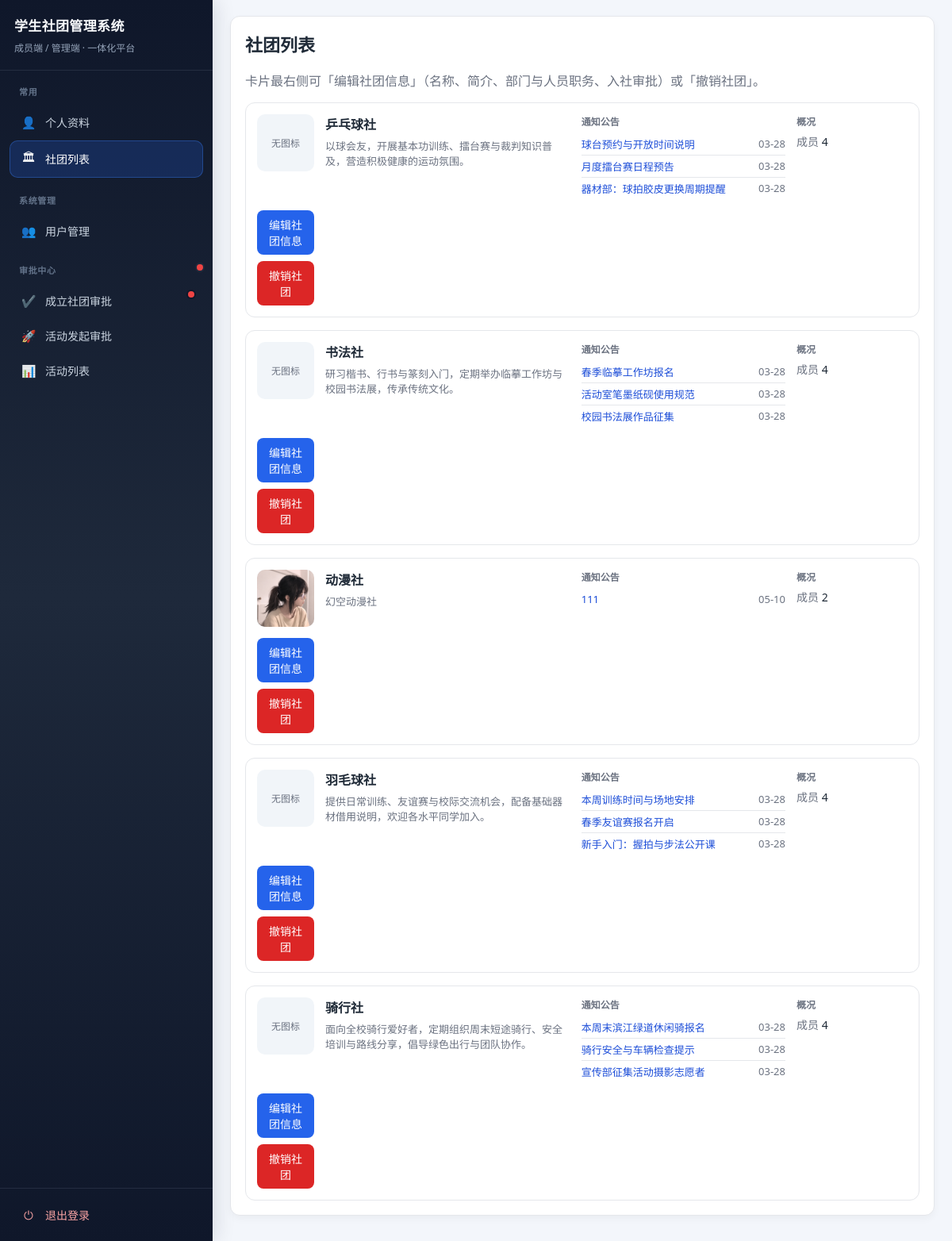
/clubs/ (signed in), run on the app's committed database.
### club/models.py (models this page shows, shortened)
class ClubInfo(models.Model):
    name = models.CharField(max_length=128, default="学生社团")
    intro = models.TextField(blank=True)
    charter = models.TextField(blank=True)
    contact = models.CharField(max_length=128, blank=True)
    logo_url = models.URLField("标志图片链接", blank=True)
    logo = models.ImageField("标志图片（上传）", upload_to="club_logos/", blank=True)
    principal = models.CharField(max_length=64, blank=True)

class Notice(models.Model):
    club = models.ForeignKey(
        "ClubInfo",
        on_delete=models.CASCADE,
        null=True,
        blank=True,
        related_name="notices",
    )
    title = models.CharField(max_length=128)
    content = models.TextField()
    status = models.CharField(max_length=16, choices=NoticeStatus.choices, default=NoticeStatus.DRAFT)
    scope = models.CharField(max_length=16, choices=NoticeScope.choices, default=NoticeScope.ALL)
    target_department = models.ForeignKey(Department, on_delete=models.SET_NULL, null=True, blank=True)
    target_role = models.CharField(max_length=20, choices=RoleChoices.choices, null=True, blank=True)
    pinned = models.BooleanField(default=False)
    track_read_stats = models.BooleanField(
        "统计已读人数",
        default=False,
        help_text="开启后成员需在公告详情页手动标记已读，社长/副社长可参与统计；高级管理员仅可查看比例不参与标记。",
    )
    publish_at = models.DateTimeField(default=timezone.now)
    created_by = models.ForeignKey(settings.AUTH_USER_MODEL, on_delete=models.SET_NULL, null=True)
    created_at = models.DateTimeField(auto_now_add=True)
    class Meta:
        ordering = ["-pinned", "-publish_at", "-created_at"]

### club/views.py (the view, shortened to what this page needs)
# urls.py: path("clubs/", views.club_list, name="club_list"),
@login_required
def club_list(request):
    now = timezone.now()
    clubs = (
        ClubInfo.objects.annotate(active_member_count=Count("memberships", filter=Q(memberships__is_active=True)))
        .order_by("name")
    )
    profile = request.user.memberprofile
    is_super_admin = profile.role == RoleChoices.SUPER_ADMIN
    manageable_ids = set(_get_manageable_club_ids(profile))
    pending_map = {}
    unviewed_map = _unviewed_notice_counts_by_club(request.user) if not is_super_admin else {}
    unviewed_notice_ids = (
        set(get_unviewed_visible_notices(request.user).values_list("id", flat=True))
        if not is_super_admin
        else set()
    )
    card_rows = []
    for c in clubs:
        preview_notices = list(
            Notice.objects.filter(
                club=c,
                status=NoticeStatus.PUBLISHED,
                publish_at__lte=now,
            ).order_by("-pinned", "-publish_at")[:3]
        )
        for notice in preview_notices:
            notice.is_unviewed = notice.pk in unviewed_notice_ids
        card_rows.append(
            {
                "club": c,
                "notices": preview_notices,
                "card_url": _club_entry_redirect_url(profile, c.pk),
                "has_pending_approval": pending_map.get(c.pk, 0) > 0,
                "has_unviewed_notice": unviewed_map.get(c.pk, 0) > 0,
            }
        )
    return render(
        request,
        "club/club_list.html",
        {"card_rows": card_rows, "is_super_admin": is_super_admin},
    )

### club/views.py (called while the page is built)
def _get_manageable_club_ids(profile):
    club_ids = set(
        profile.assignments.filter(
            is_active=True,
            department__club__isnull=False,
            position__name__in=CLUB_LEADER_POSITIONS,
        ).values_list("department__club_id", flat=True)
    )
    if profile.role == RoleChoices.CLUB_ADMIN and profile.club_id:
        club_ids.add(profile.club_id)
    return sorted(cid for cid in club_ids if cid)

def _club_entry_redirect_url(profile, club_pk):
    if profile.role == RoleChoices.SUPER_ADMIN:
        return reverse("club:club_info_manage", args=[club_pk])
    if club_pk in _get_manageable_club_ids(profile) or club_pk in _get_joined_club_ids(profile):
        return reverse("club:my_club_detail", args=[club_pk])
    return f"{reverse('club:apply_join')}?club={club_pk}"

### templates/club/club_list.html (shortened to what this page needs)
{% extends 'club/base.html' %}
{% block content %}
<h2>社团列表</h2>
<p class="muted">{% if is_super_admin %}卡片最右侧可「编辑社团信息」（名称、简介、部门与人员职务、入社审批）或「撤销社团」。{% else %}同一行可浏览简介、近期公告与成员规模；点击卡片进入工作区或入社申请。{% endif %}</p>
<div class="club-grid club-grid-wide">
{% for row in card_rows %}
{% with c=row.club %}
{% if is_super_admin %}
<div class="club-card club-card-horizontal club-card-static club-card-super">
    {% if c.logo %}
    <div class="club-card-logo"><img src="{{ c.logo.url }}" alt="{{ c.name }}"></div>
    {% elif c.logo_url %}
    <div class="club-card-logo"><img src="{{ c.logo_url }}" alt=""></div>
    {% else %}
    <div class="club-card-logo placeholder">无图标</div>
    {% endif %}
    <div class="club-card-main">
        <strong>{{ c.name }}</strong>
        <p class="muted club-card-intro">{{ c.intro|default:"暂无简介"|truncatewords:40 }}</p>
    </div>
    <div class="club-card-notices">
        <span class="club-card-col-title">通知公告</span>
        {% if row.notices %}
        <ul class="club-card-notice-list">
            {% for n in row.notices %}
            <li class=""><a class="club-card-notice-title" href="{% url 'club:notice_detail' n.pk %}">{{ n.title }}</a><span class="muted">{{ n.publish_at|date:"m-d" }}</span></li>
            {% endfor %}
        </ul>
        {% else %}
        <p class="muted club-card-intro" style="margin:4px 0 0;">暂无已发布公告</p>
        {% endif %}
    </div>
    <div class="club-card-aside">
        <span class="club-card-col-title">概况</span>
        <p class="club-card-stat-line"><span class="muted">成员</span> {{ c.active_member_count }}</p>
    </div>
    <div class="club-card-super-actions">
        <a class="btn" href="{% url 'club:club_info_manage' c.pk %}">编辑社团信息</a>
        <a class="btn btn-danger" href="{% url 'club:super_admin_club_revoke' c.pk %}">撤销社团</a>
    </div>
</div>
{% endif %}
{% endwith %}
{% empty %}
<p class="muted">暂无社团数据</p>
{% endfor %}
</div>
{% endblock %}

### templates/club/base.html (style rules this page uses)
:root { --bg: #f3f6fb; --card: #ffffff; --text: #1f2a37; --muted: #6b7280; --border: #e5e7eb; --primary: #2563eb; --primary-hover: #1d4ed8; --success-bg: #ecfdf3; }
* { box-sizing: border-box; }
body { margin: 0; background: var(--bg); color: var(--text); font-family: "Segoe UI", "Microsoft YaHei", Arial, sans-serif; min-height: 100vh; }
h2 { margin-top: 0; font-size: 22px; }
.muted { color: var(--muted); }
button, input[type="submit"], .btn { border: none; border-radius: 8px; background: var(--primary); color: #fff; padding: 8px 13px; cursor: pointer; text-decoration: none; display: inline-block; font-size: 14px; font-family: inherit; }
.btn-danger { background: #dc2626 !important; color: #fff !important; }
a { color: #1d4ed8; }
.club-grid { display: grid; grid-template-columns: repeat(auto-fill, minmax(260px, 1fr)); gap: 16px; margin-top: 16px; }
.club-grid-wide { grid-template-columns: 1fr; }
.club-card { display: flex; gap: 12px; align-items: flex-start; padding: 14px; border: 1px solid var(--border); border-radius: 12px; background: #fff; text-decoration: none; color: inherit; transition: box-shadow 0.15s, transform 0.15s; }
.club-card-static { cursor: default; }
.club-card-super { grid-template-columns: 72px minmax(140px, 1.2fr) minmax(160px, 1fr) minmax(100px, 120px) minmax(132px, 150px); }
.club-card-super-actions { display: flex; flex-direction: column; gap: 8px; justify-content: center; align-items: stretch; }
.club-card-super-actions .btn { margin: 0 !important; text-align: center; justify-content: center; }
.club-card-horizontal { display: grid; grid-template-columns: 72px minmax(140px, 1.2fr) minmax(160px, 1fr) minmax(100px, 140px); gap: 14px; align-items: start; }
.club-card-logo { width: 72px; height: 72px; border-radius: 10px; overflow: hidden; flex-shrink: 0; background: #f1f5f9; display: flex; align-items: center; justify-content: center; font-size: 12px; color: var(--muted); }
.club-card-logo img { width: 100%; height: 100%; object-fit: cover; }
.club-card-intro { font-size: 13px; margin: 6px 0 0; }
.club-card-col-title { display: block; font-size: 12px; font-weight: 600; color: var(--muted); text-transform: none; margin-bottom: 6px; }
.club-card-notice-list { list-style: none; padding: 0; margin: 0; font-size: 13px; }
.club-card-notice-list li { display: flex; justify-content: space-between; gap: 8px; padding: 4px 0; border-bottom: 1px solid var(--border); }
.club-card-notice-list li:last-child { border-bottom: none; }
.club-card-notice-title { overflow: hidden; text-overflow: ellipsis; white-space: nowrap; flex: 1; min-width: 0; color: #1d4ed8; text-decoration: none; }
.club-card-stat-line { margin: 6px 0 0; font-size: 14px; }

### data on the page
ClubInfo: logo "无图标", club.name "乒乓球社", club.intro "以球会友，开展基本功训练、擂台赛与裁判知识普及，营造积极健康的运动氛围。", club.active_member_count "4"
Notice: title "球台预约与开放时间说明", publish_at "03-28"
Notice: title "月度擂台赛日程预告", publish_at "03-28"
Notice: title "器材部：球拍胶皮更换周期提醒", publish_at "03-28"
ClubInfo: logo "无图标", club.name "书法社", club.intro "研习楷书、行书与篆刻入门，定期举办临摹工作坊与校园书法展，传承传统文化。", club.active_member_count "4"
Notice: title "春季临摹工作坊报名", publish_at "03-28"
Notice: title "活动室笔墨纸砚使用规范", publish_at "03-28"
Notice: title "校园书法展作品征集", publish_at "03-28"
ClubInfo: club.logo (picture), club.name "动漫社", club.intro "幻空动漫社", club.active_member_count "2"
Notice: title "111", publish_at "05-10"
ClubInfo: logo "无图标", club.name "羽毛球社", club.intro "提供日常训练、友谊赛与校际交流机会，配备基础器材借用说明，欢迎各水平同学加入。", club.active_member_count "4"
Notice: title "本周训练时间与场地安排", publish_at "03-28"
Notice: title "春季友谊赛报名开启", publish_at "03-28"
Notice: title "新手入门：握拍与步法公开课", publish_at "03-28"
ClubInfo: logo "无图标", club.name "骑行社", club.intro "面向全校骑行爱好者，定期组织周末短途骑行、安全培训与路线分享，倡导绿色出行与团队协作。", club.active_member_count "4"
Notice: title "本周末滨江绿道休闲骑报名", publish_at "03-28"
Notice: title "骑行安全与车辆检查提示", publish_at "03-28"
Notice: title "宣传部征集活动摄影志愿者", publish_at "03-28"
